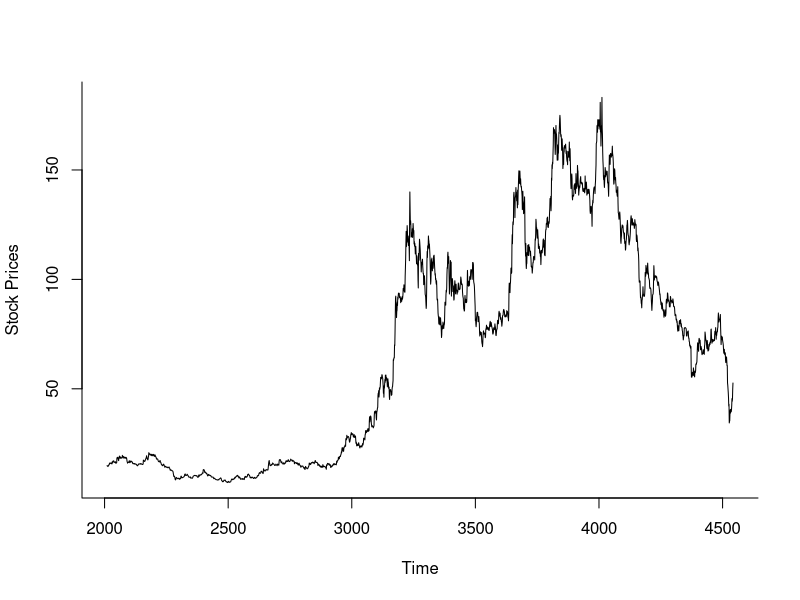

This chart was generated by the following R code: (Note: this script raises an error after producing the figure.)
library(forecast)
library(ggplot2)
library(fGarch)
library(zoo)

setwd("D:\\Ms In Business Analytics\\Spring 2020\\Time Series Forecasting\\Final Project")
JkStock =  read.csv("JKTYRE.NS.csv")

##########size and structure of data######################
dim(JkStock)
names(JkStock)
str(JkStock)
attributes(JkStock)
head(JkStock)
tail(JkStock)


########### Summary of different columns #############
summary(JkStock)


########### Checking for Missing-Values##############
sum(is.null(JkStock))

######### converting to a time series ##########
jkPrice = ts(JkStock$Adj.Close, start = c(2010,1), frequency = 1)
tail(jkPrice)
length(jkPrice)
###### Time series Plot #######
plot(jkPrice, xlab = "Time", ylab = "Stock Prices", bty = "l")

#### seperating training and test data #######
# training data -  from year 2010 to 2018
#test data - 2019

stepsAhead <- 151
nTrain <- lengh - stepsAhead
train.ts <- window(jkPrice, start = c(2010, 1), end = c(2010,nTrain))
tail(train.ts)
head(train.ts)
valid.ts <- window(jkPrice, start = c(2010, nTrain + 1), end = c(2010, nTrain + stepsAhead))
head(valid.ts) 
tail(valid.ts)



####### Simple Exponential Smoothing #######

ses.Jk.train.dif <- ses(diff(train.ts), alpha = .05, h = 242)
autoplot(ses.Jk.train.dif)
accuracy(ses.Jk.train.dif, diff(valid.ts))
